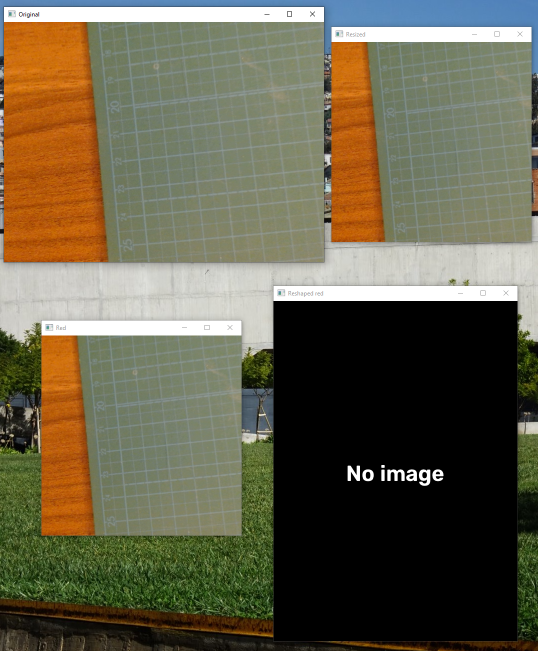
#> input picture resources/no_card.png, 1076 x 1302 px (shown at 1/2 size)
$ python -i algo.py   (imports and definitions only)
#> lines starting #> are read from the running program, lines starting #| are printed output that depends on the picture; after the words box and inside, x2 and y2 are one past the last pixel; in counts of white or black regions, pixels touching at a corner belong together
#> further down, picture is the input picture: shape (1302, 1076, 3); mean B, G, R 74.7, 96.5, 101.9
import json
import cv2
import tensorflow as tf
import numpy as np
import crop


# [106 lines left out: function train_exp, not called in this run]


def pass_canny(image):
    original = image.copy()
    gray = cv2.cvtColor(original, cv2.COLOR_BGR2GRAY)
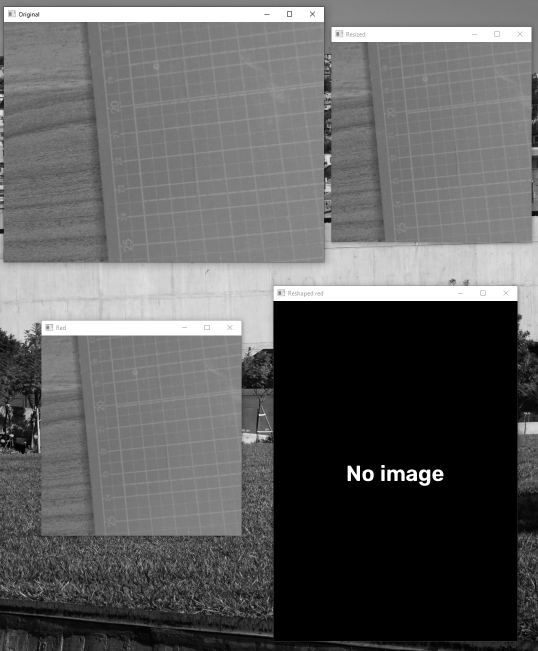
#> gray: shape (1302, 1076) (shown at 1/2 size); min 0, max 255, mean 95.6
    blurred = cv2.GaussianBlur(gray, (5, 5), 0)
    # Detect edges with Canny
    edges = cv2.Canny(blurred, 50, 150)
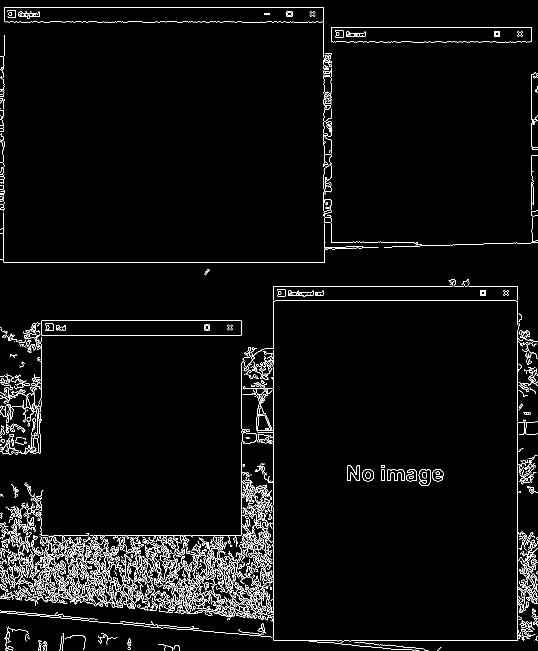
#> edges: shape (1302, 1076) (shown at 1/2 size); 3.5% white in thin lines or dots
    lines = cv2.HoughLinesP(edges, rho=1, theta=1*np.pi/180, threshold=100, minLineLength=100, maxLineGap=50)
#> lines = 169 rows, first 6: [8, 14, 647, 14], [9, 525, 648, 525], [1034, 1281, 1034, 572], [548, 1281, 1075, 1281], [547, 572, 1033, 572], [547, 1280, 547, 700]

    if lines is None:
        return original

    for i in lines:
        x1, x2, y1, y2 = i[0]
        cv2.line(original, (x1, x2), (y1, y2), (0, 255, 0), 3)
#> this loop made 169 passes
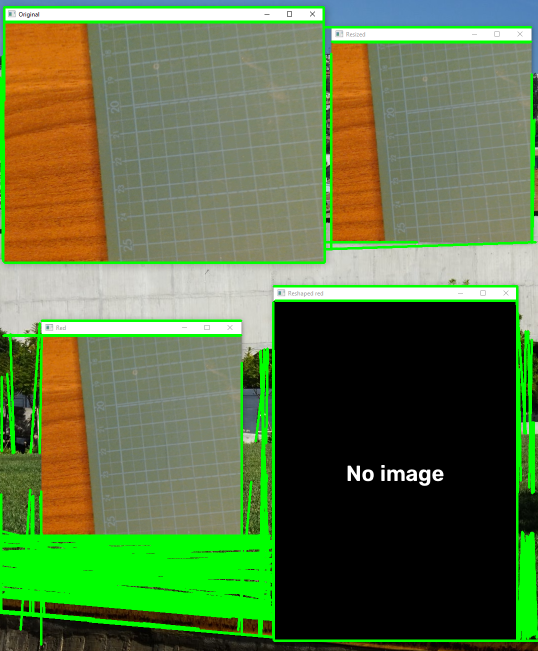
#> original: shape (1302, 1076, 3) (shown at 1/2 size); 11.64% of pixels changed, all inside (x1, y1, x2, y2) = (0, 12, 1076, 1292)

    return original


# [3 lines not run here, left out]

>>> import cv2
>>> picture = cv2.imread('resources/no_card.png')
>>> result = pass_canny(picture)
